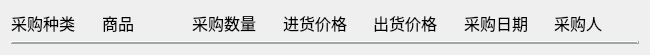
<?xml version="1.0" encoding="UTF-8"?>
<ui version="4.0">
 <class>GoodsCheck</class>
 <widget class="QWidget" name="GoodsCheck">
  <property name="geometry">
   <rect>
    <x>0</x>
    <y>0</y>
    <width>650</width>
    <height>45</height>
   </rect>
  </property>
  <property name="windowTitle">
   <string>Form</string>
  </property>
  <layout class="QGridLayout" name="gridLayout">
   <item row="0" column="0">
    <widget class="QLabel" name="label_type">
     <property name="sizePolicy">
      <sizepolicy hsizetype="Preferred" vsizetype="Preferred">
       <horstretch>0</horstretch>
       <verstretch>0</verstretch>
      </sizepolicy>
     </property>
     <property name="font">
      <font>
       <pointsize>12</pointsize>
      </font>
     </property>
     <property name="text">
      <string>采购种类</string>
     </property>
     <property name="alignment">
      <set>Qt::AlignLeading|Qt::AlignLeft|Qt::AlignVCenter</set>
     </property>
    </widget>
   </item>
   <item row="0" column="1">
    <widget class="QLabel" name="label_commod">
     <property name="font">
      <font>
       <pointsize>12</pointsize>
      </font>
     </property>
     <property name="text">
      <string>商品</string>
     </property>
     <property name="alignment">
      <set>Qt::AlignLeading|Qt::AlignLeft|Qt::AlignVCenter</set>
     </property>
    </widget>
   </item>
   <item row="0" column="2">
    <widget class="QLabel" name="label_num">
     <property name="sizePolicy">
      <sizepolicy hsizetype="Preferred" vsizetype="Preferred">
       <horstretch>0</horstretch>
       <verstretch>0</verstretch>
      </sizepolicy>
     </property>
     <property name="font">
      <font>
       <pointsize>12</pointsize>
      </font>
     </property>
     <property name="text">
      <string>采购数量</string>
     </property>
    </widget>
   </item>
   <item row="0" column="3">
    <widget class="QLabel" name="label_InventorNumber">
     <property name="sizePolicy">
      <sizepolicy hsizetype="Preferred" vsizetype="Preferred">
       <horstretch>0</horstretch>
       <verstretch>0</verstretch>
      </sizepolicy>
     </property>
     <property name="font">
      <font>
       <pointsize>12</pointsize>
      </font>
     </property>
     <property name="text">
      <string>进货价格</string>
     </property>
    </widget>
   </item>
   <item row="0" column="4">
    <widget class="QLabel" name="label_unitPrice">
     <property name="sizePolicy">
      <sizepolicy hsizetype="Preferred" vsizetype="Preferred">
       <horstretch>0</horstretch>
       <verstretch>0</verstretch>
      </sizepolicy>
     </property>
     <property name="font">
      <font>
       <pointsize>12</pointsize>
      </font>
     </property>
     <property name="text">
      <string>出货价格</string>
     </property>
    </widget>
   </item>
   <item row="0" column="5">
    <widget class="QLabel" name="label_date">
     <property name="font">
      <font>
       <pointsize>12</pointsize>
      </font>
     </property>
     <property name="text">
      <string>采购日期</string>
     </property>
     <property name="alignment">
      <set>Qt::AlignLeading|Qt::AlignLeft|Qt::AlignVCenter</set>
     </property>
    </widget>
   </item>
   <item row="0" column="6">
    <widget class="QLabel" name="label_man">
     <property name="sizePolicy">
      <sizepolicy hsizetype="Preferred" vsizetype="Preferred">
       <horstretch>0</horstretch>
       <verstretch>0</verstretch>
      </sizepolicy>
     </property>
     <property name="font">
      <font>
       <pointsize>12</pointsize>
      </font>
     </property>
     <property name="text">
      <string>采购人</string>
     </property>
    </widget>
   </item>
   <item row="1" column="0" colspan="7">
    <widget class="Line" name="line">
     <property name="styleSheet">
      <string notr="true">background-color: rgb(238, 255, 235);</string>
     </property>
     <property name="frameShadow">
      <enum>QFrame::Raised</enum>
     </property>
     <property name="lineWidth">
      <number>2</number>
     </property>
     <property name="orientation">
      <enum>Qt::Horizontal</enum>
     </property>
    </widget>
   </item>
  </layout>
 </widget>
 <resources/>
 <connections/>
</ui>
